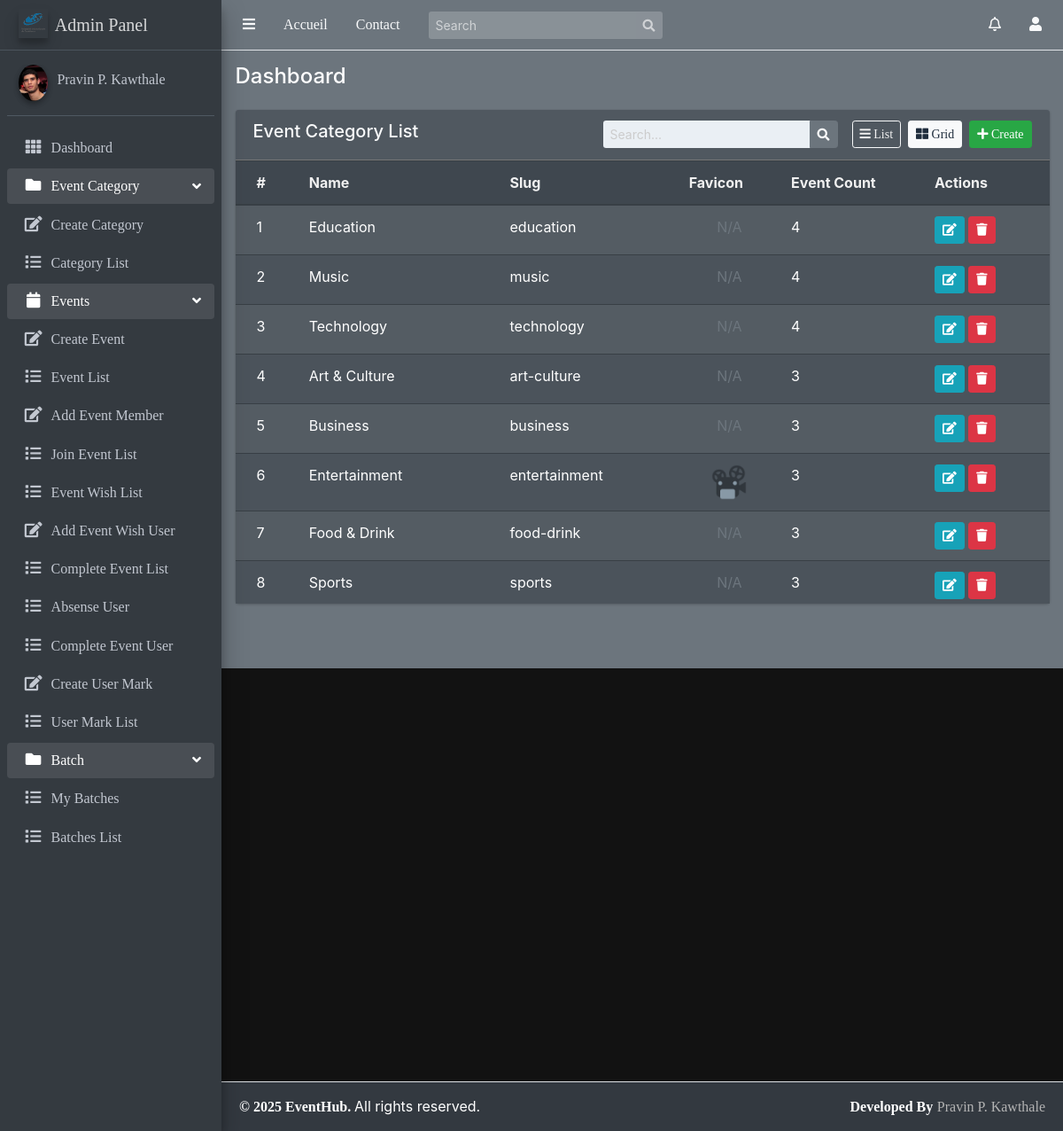
/Events/categories/, run on the app's committed database.
### Event/models.py (models this page shows, shortened)
class Category(models.Model):
    name = models.CharField(max_length=100, unique=True)
    description = models.TextField(blank=True)
    slug = models.SlugField(unique=True, blank=True)
    favicon = models.ImageField(upload_to='category_favicons/', null=True, blank=True)

### Event/views.py (the view)
# urls.py: path('categories/', views.CategoryList.as_view(), name='category_list'),
class CategoryList(ListView):
    model=Category
    template_name='Event/category_list.html'
    context_object_name='categories'
    def get_queryset(self):
        return Category.objects.annotate(
            event_count=Count('events')  # renamed from popularity
        ).order_by('-event_count')

### user/context_processors.py (called while the page is built)
def notifications(request):
    if request.user.is_authenticated:
        navbar_notifications = Notification.objects.filter(
            receiver=request.user
        ).order_by('-timestamp')[:5]  # latest 5 notifications
        navbar_unread_count = Notification.objects.filter(
            receiver=request.user,
            is_read=False
        ).count()
    else:
        navbar_notifications = []
        navbar_unread_count = 0
    return {
        'navbar_notifications': navbar_notifications,
        'navbar_unread_count': navbar_unread_count
    }

### templates/Event/category_list.html (shortened to what this page needs)
{% extends 'base/base.html' %}
{% block content %}
<div class="row">
    <div class="col-md-12">
        <div class="card" style="background-color: #5e6770; color: #f1f1f1; border: none;">
            <div class="card-header" style="background-color: #505860; border-bottom: 1px solid #777;">
                <div class="row align-items-center">
                    <div class="col-md-5">
                        <h5 class="text-light">Event Category List</h5>
                    </div>
                    <div class="col-md-7 d-flex justify-content-end align-items-center flex-wrap">
                        <form class="form-inline mr-3" action="{% url 'category_list' %}" method="POST">
                            <div class="input-group input-group-sm">
                                <input class="form-control search-input" name="search" type="search" placeholder="Search..." aria-label="Search">
                                <div class="input-group-append">
                                    <button class="btn btn-secondary" type="submit">
                                        <i class="fas fa-search"></i>
                                    </button>
                                </div>
                            </div>
                        </form>
                        <a class="btn btn-outline-light btn-sm mr-2" onclick="listView()"><i class="fa fa-bars"></i> List</a>
                        <a class="btn btn-outline-light btn-sm mr-2 active" onclick="gridView()"><i class="fa fa-th-large"></i> Grid</a>
                        <a class="btn btn-success btn-sm" href="{% url 'create_category' %}"><i class="fa fa-plus"></i> Create</a>
                    </div>
                </div>
            </div>
            <div class="card-body p-0">
                <div style="max-height: 500px; overflow-y: auto;">
                    <table class="table table-dark table-hover table-striped mb-0" style="background-color: #4b535b; border-collapse: collapse !important;">
                        <thead style="position: sticky; top: 0; background-color: #3f474f; color: #f0f0f0; z-index: 1;">
                            <tr>
                                <th>#</th>
                                <th>Name</th>
                                <th>Slug</th>
                                <th>Favicon</th>
                                <th>Event Count</th>
                                <th>Actions</th>
                            </tr>
                        </thead>
                        <tbody>
                            {% for category in categories %}
                                <tr>
                                    <td>{{ forloop.counter }}</td>
                                    <td>{{ category.name }}</td>
                                    <td>{{ category.slug }}</td>
                                    <td class="ctg_image text-center">
                                        {% if category.favicon %}
                                            <img class="ctg_image" src="{{ category.favicon.url }}" alt="Favicon" height="40px" style="border-radius: 5px;">
                                        {% else %}
                                            <span class="text-muted">N/A</span>
                                        {% endif %}
                                    </td>
                                    <td>{{ category.event_count }}</td>
                                    <td>
                                        <a class="btn btn-info btn-sm" href="{% url 'category_update' category.pk %}">
                                            <i class="fa fa-edit"></i>
                                        </a>
                                        <a class="btn btn-danger btn-sm" href="{% url 'category_delete' category.pk %}">
                                            <i class="fa fa-trash"></i>
                                        </a>
                                    </td>
                                </tr>
                            {% empty %}
                                <tr>
                                    <td colspan="6" class="text-center text-muted">No categories found.</td>
                                </tr>
                            {% endfor %}
                        </tbody>
                    </table>
                </div>
            </div>
        </div>
    </div>
</div>
{% endblock content %}

### templates/base/base.html (shortened to what this page needs)
<!DOCTYPE html>
<html lang="en">
{% load static %}
<head>
    {% include 'base/header.html' %}
</head>
<body class="hold-transition sidebar-mini layout-fixed layout-navbar-fixed layout-footer-fixed text-light" style="background-color: #121212;">
<div class="wrapper">
    {% include 'base/navbar.html' with navbar_class='navbar-dark bg-dark' %}
    {% include 'base/sidebar.html' with sidebar_class='sidebar-dark-secondary' %}
    <div class="content-wrapper bg-secondary text-light">
        <div class="content-header">
            <div class="container-fluid">
                <div class="row mb-2">
                    <div class="col-sm-6">
                        <h4 class="m-0">Dashboard</h4>
                    </div>
                </div>
            </div>
        </div>
        <section class="content">
            <div class="container-fluid">
                {% block content %}{% endblock content %}
            </div>
        </section>
    </div>
    {% include 'base/footer.html' with footer_class='bg-dark text-light' %}
</div>
</body>
</html>

### templates/base/header.html (shortened to what this page needs)
{% load static %}
<link rel="stylesheet" href="{% static 'plugins/fontawesome-free/css/all.min.css' %}">
<link rel="stylesheet" href="{% static 'plugins/overlayScrollbars/css/OverlayScrollbars.min.css' %}">
<link rel="stylesheet" href="{% static 'css/adminlte.min.css' %}">

### templates/base/navbar.html (shortened to what this page needs)
{% load static %}
<nav class="main-header navbar navbar-expand navbar-dark bg-secondary">
    <ul class="navbar-nav">
        <li class="nav-item">
            <a class="nav-link text-light" data-widget="pushmenu" href="#" role="button">
                <i class="fas fa-bars"></i>
            </a>
        </li>
        <li class="nav-item d-none d-sm-inline-block">
            <a href="#" class="nav-link text-light">Accueil</a>
        </li>
        <li class="nav-item d-none d-sm-inline-block">
            <a href="#" class="nav-link text-light">Contact</a>
        </li>
    </ul>
    <form class="form-inline ml-3">
        <div class="input-group input-group-sm">
            <input class="form-control form-control-navbar"
                   type="search"
                   placeholder="Search"
                   id="search-input">
            <div class="input-group-append">
                <button class="btn btn-navbar" type="submit" id="search-btn">
                    <i class="fas fa-search"></i>
                </button>
            </div>
        </div>
    </form>
    <ul class="navbar-nav ml-auto">
        <li class="nav-item dropdown">
            <a class="nav-link text-light position-relative"
               data-toggle="dropdown"
               href="#"
               id="notif-bell">
                <i class="far fa-bell"></i>
            </a>
        </li>
        <li class="nav-item dropdown">
            <a class="nav-link text-light" data-toggle="dropdown" href="#">
                <i class="fas fa-user"></i>
            </a>
        </li>
    </ul>
</nav>

### templates/base/sidebar.html (shortened to what this page needs)
{% load static %}
<aside class="main-sidebar sidebar-dark-primary elevation-4">
    <a href="#" class="brand-link">
      <img src="{% static 'img/logo.png' %}" alt="Logo" class="brand-image elevation-3"
           style="opacity: .8">
          <span class="brand-text font-weight-light">Admin Panel</span>
    </a>
    <div class="sidebar">
      <div class="user-panel mt-3 pb-3 mb-3 d-flex">
        <div class="image">
          <img src="{% static 'img/user.jpg' %}" class="img-circle elevation-2" alt="User Image">
        </div>
        <div class="info">
          <a href="#" class="d-block">Pravin P. Kawthale</a>
        </div>
      </div>
      <nav class="mt-2">
        <ul class="nav nav-pills nav-sidebar flex-column" data-widget="treeview" role="menu" data-accordion="false">
          <li class="nav-item">
            <a href="{% url 'event_list' %}" class="nav-link">
              <i class="nav-icon fas fa-th"></i>
              <p>
                Dashboard
              </p>
            </a>
          </li>
          <li class="nav-item has-treeview menu-open">
            <a href="#" class="nav-link">
              <i class="nav-icon fas fa-folder"></i>
              <p>
                Event Category
                <i class="right fas fa-angle-left"></i>
              </p>
            </a>
            <ul class="nav nav-treeview">
              <li class="nav-item">
                <a href="{%url 'create_category'%}" class="nav-link">
                  <i class="far fa fa-edit nav-icon"></i>
                  <p>Create Category</p>
                </a>
              </li>
              <li class="nav-item">
                  <a href="{% url 'category_list' %}" class="nav-link">
                      <i class="far fa fa-list nav-icon"></i>
                      <p>Category List</p>
                  </a>
              </li>
            </ul>
          </li>
          <li class="nav-item has-treeview menu-open">
            <a href="#" class="nav-link">
              <i class="nav-icon fas fa-calendar"></i>
              <p>
                Events
                <i class="right fas fa-angle-left"></i>
              </p>
            </a>
            <ul class="nav nav-treeview">
              <li class="nav-item">
                <a href="{% url 'create_event' %}" class="nav-link">
                  <i class="far fa fa-edit nav-icon"></i>
                  <p>Create Event</p>
                </a>
              </li>
              <li class="nav-item">
                <a href="{% url 'my_events' %}" class="nav-link">
                  <i class="far fa fa-list nav-icon"></i>
                  <p>Event List</p>
                </a>
              </li>
              <li class="nav-item">
                <a href="#" class="nav-link">
                  <i class="far fa fa-edit nav-icon"></i>
                  <p>Add Event Member</p>
                </a>
              </li>
              <li class="nav-item">
                <a href="{%url 'joined_events'%}" class="nav-link">
                  <i class="far fa fa-list nav-icon"></i>
                  <p>Join Event List</p>
                </a>
              </li>
              <li class="nav-item">
                <a href="#" class="nav-link">
                  <i class="far fa fa-list nav-icon"></i>
                  <p>Event Wish List</p>
                </a>
              </li>
              <li class="nav-item">
                <a href="#" class="nav-link">
                  <i class="far fa fa-edit nav-icon"></i>
                  <p>Add Event Wish User</p>
                </a>
              </li>
              <li class="nav-item">
                <a href="#" class="nav-link">
                  <i class="far fa fa-list nav-icon"></i>
                  <p>Complete Event List</p>
                </a>
              </li>
              <li class="nav-item">
                <a href="#" class="nav-link">
                  <i class="far fa fa-list nav-icon"></i>
                  <p>Absense User</p>
                </a>
              </li>
              <li class="nav-item">
                <a href="#" class="nav-link">
                  <i class="far fa fa-list nav-icon"></i>
                  <p>Complete Event User</p>
                </a>
              </li>
              <li class="nav-item">
                <a href="#" class="nav-link">
                  <i class="far fa fa-edit nav-icon"></i>
                  <p>Create User Mark</p>
                </a>
              </li>
              <li class="nav-item">
                <a href="#" class="nav-link">
                  <i class="far fa fa-list nav-icon"></i>
                  <p>User Mark List</p>
                </a>
              </li>
            </ul>
          </li>
          <li class="nav-item has-treeview menu-open">
            <a href="#" class="nav-link">
              <i class="nav-icon fas fa-folder"></i>
              <p>
                Batch
                <i class="right fas fa-angle-left"></i>
              </p>
            </a>
            <ul class="nav nav-treeview">
              <li class="nav-item">
                  <a href="{%url 'list_user_batch'%}" class="nav-link">
                      <i class="far fa fa-list nav-icon"></i>
                      <p>My Batches</p>
                  </a>
              </li>
              <li class="nav-item">
                  <a href="{%url 'list_batch'%}" class="nav-link">
                      <i class="far fa fa-list nav-icon"></i>
                      <p>Batches List</p>
                  </a>
              </li>
            </ul>
          </li>
        </ul>
      </nav>
    </div>
  </aside>

### templates/base/footer.html (shortened to what this page needs)
<footer class="main-footer" style="background-color: #333940; color: #ffffff; padding: 15px 20px;">
    <strong>
        <a href="#" style="color: #ffffff; text-decoration: none;">© 2025 EventHub.</a>
    </strong>
    All rights reserved.
    <div class="float-right d-none d-sm-inline-block">
        <b>Developed By</b>
        <a href="https://github.com/pravin-kavthale" style="color: #b3b3b3; text-decoration: none;">Pravin P. Kawthale</a>
    </div>
</footer>

### templates/base/js.html (shortened to what this page needs)
{% load static %}

### templates/Event/category_list.html (style rules this page uses)
.search-input { background-color: #eaeff4; color: #fff; border: none; transition: all 0.3s ease-in-out; box-shadow: 0 0 0px #68c2ef; }
.search-input::placeholder { color: #ccc; }

### data on the page
Category: name "Education", slug "education", favicon "N/A", event_count "4"
Category: name "Music", slug "music", favicon "N/A", event_count "4"
Category: name "Technology", slug "technology", favicon "N/A", event_count "4"
Category: name "Art & Culture", slug "art-culture", favicon "N/A", event_count "3"
Category: name "Business", slug "business", favicon "N/A", event_count "3"
Category: name "Entertainment", slug "entertainment", favicon (picture), event_count "3"
Category: name "Food & Drink", slug "food-drink", favicon "N/A", event_count "3"
Category: name "Sports", slug "sports", favicon "N/A", event_count "3"
